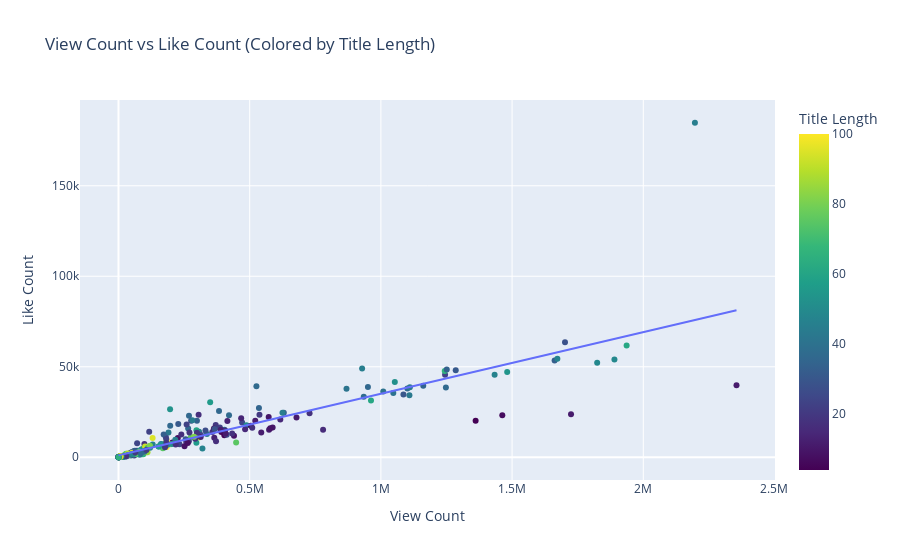

Here is the notebook cell this chart was saved with:
### Markdown cell above
## MORE EDA

### Code cell
fig = px.scatter(
    full_df, 
    x='view_count', 
    y='like_count',
    color='title_length',  # This will create a gradient based on title length
    color_continuous_scale='Viridis',  # You can change this to other color scales like 'Plasma', 'Inferno', etc.
    title='View Count vs Like Count (Colored by Title Length)',
    labels={
        'view_count': 'View Count',
        'like_count': 'Like Count',
        'title_length': 'Title Length'
    }
)

# Add the OLS line
fig.add_traces(px.line(
    x=full_df['view_count'], 
    y=full_df['predicted_like']
).data)

fig.show()

### Figure 1 — Plotly figure (JSON) as saved in the notebook; plotly's stock layout.template omitted (floating-point values rounded to 4 significant figures; data arrays with more than 128 entries replaced by an {"elided": "..."} marker saying what was removed)
{"data": [{"hovertemplate": "View Count=%{x}<br>Like Count=%{y}<br>Title Length=%{marker.color}<extra></extra>", "legendgroup": "", "marker": {"color": {"elided": "283 int values"}, "coloraxis": "coloraxis", "symbol": "circle"}, "mode": "markers", "name": "", "orientation": "v", "showlegend": false, "type": "scatter", "x": {"elided": "283 float values"}, "xaxis": "x", "y": {"elided": "283 float values"}, "yaxis": "y"}, {"hovertemplate": "x=%{x}<br>y=%{y}<extra></extra>", "legendgroup": "", "line": {"color": "#636efa", "dash": "solid"}, "marker": {"symbol": "circle"}, "mode": "lines", "name": "", "orientation": "v", "showlegend": false, "type": "scatter", "x": {"elided": "283 float values"}, "xaxis": "x", "y": {"elided": "283 float values"}, "yaxis": "y"}], "layout": {"coloraxis": {"colorbar": {"title": {"text": "Title Length"}}, "colorscale": [[0, "#440154"], [0.1111, "#482878"], [0.2222, "#3e4989"], [0.3333, "#31688e"], [0.4444, "#26828e"], [0.5556, "#1f9e89"], [0.6667, "#35b779"], [0.7778, "#6ece58"], [0.8889, "#b5de2b"], [1, "#fde725"]]}, "legend": {"tracegroupgap": 0}, "title": {"text": "View Count vs Like Count (Colored by Title Length)"}, "xaxis": {"anchor": "y", "domain": [0, 1], "title": {"text": "View Count"}}, "yaxis": {"anchor": "x", "domain": [0, 1], "title": {"text": "Like Count"}}}}
